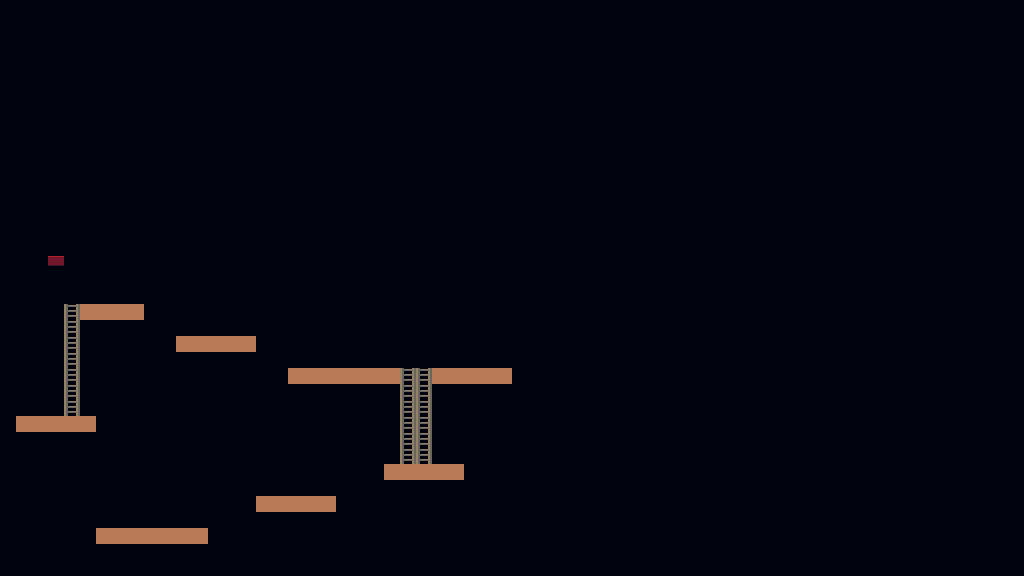

A 2D game scene composited from a Tiled map and its tileset images. What follows is a short description and the map's XML, with each tile layer's data collapsed to a summary:
An orthogonal 64x36 tile map with 16x16 px tiles, 12 tile layers (background, tiles, wall_jump, ladders, ...), 19 tilesets.

<map version="1.10" tiledversion="1.11.0" orientation="orthogonal" renderorder="right-down" width="64" height="36" tilewidth="16" tileheight="16" infinite="0" nextlayerid="14" nextobjectid="1">
 <tileset firstgid="1" source="tilesets/BrownTileSmall.tsx" />
 <tileset firstgid="5" source="tilesets/ladder_1.tsx" />
 <tileset firstgid="9" source="tilesets/TX Village Props.tsx" />
 <tileset firstgid="4105" source="tilesets/Main.tsx" />
 <tileset firstgid="4303" source="tilesets/Bricks.tsx" />
 <tileset firstgid="4473" source="tilesets/Pavement.tsx" />
 <tileset firstgid="4592" source="tilesets/Walls.tsx" />
 <tileset firstgid="5010" source="tilesets/Stairways.tsx" />
 <tileset firstgid="5332" source="tilesets/Decals.tsx" />
 <tileset firstgid="6322" source="tilesets/LadderFront.tsx" />
 <tileset firstgid="6337" source="tilesets/LadderFrontColoured.tsx" />
 <tileset firstgid="6352" source="tilesets/WeaponsSheet.tsx" />
 <tileset firstgid="7864" source="tilesets/CoinSpin.tsx" />
 <tileset firstgid="7865" source="tilesets/MechanicalDoorClosed.tsx" />
 <tileset firstgid="7890" source="tilesets/LeverOn.tsx" />
 <tileset firstgid="7894" source="tilesets/TerminalSuccessIdle.tsx" />
 <tileset firstgid="7898" source="tilesets/Buildings.tsx" />
 <tileset firstgid="11774" source="tilesets/LaserDeactivated.tsx" />
 <tileset firstgid="11784" source="tilesets/WarningLarge.tsx" />
 <layer id="6" name="background" width="64" height="36">
  <data>[2304 cells, 2304 non-empty, 1 distinct tile ids]</data>
 </layer>
 <layer id="1" name="tiles" width="64" height="36">
  <data>[2304 cells, 43 non-empty, 2 distinct tile ids]</data>
 </layer>
 <layer id="7" name="wall_jump" width="64" height="36">
  <data>[2304 cells, 0 non-empty, 0 distinct tile ids]</data>
 </layer>
 <layer id="2" name="ladders" width="64" height="36">
  <data>[2304 cells, 19 non-empty, 1 distinct tile ids]</data>
 </layer>
 <layer id="9" name="enemies" width="64" height="36">
  <data>[2304 cells, 1 non-empty, 1 distinct tile ids]</data>
 </layer>
 <layer id="8" name="sword" width="64" height="36">
  <data>[2304 cells, 0 non-empty, 0 distinct tile ids]</data>
 </layer>
 <layer id="13" name="laser_door" width="64" height="36">
  <data>[2304 cells, 0 non-empty, 0 distinct tile ids]</data>
 </layer>
 <layer id="11" name="mechanical_door" width="64" height="36">
  <data>[2304 cells, 0 non-empty, 0 distinct tile ids]</data>
 </layer>
 <layer id="5" name="bg1" width="64" height="36">
  <data>[2304 cells, 0 non-empty, 0 distinct tile ids]</data>
 </layer>
 <layer id="12" name="lever" width="64" height="36">
  <data>[2304 cells, 0 non-empty, 0 distinct tile ids]</data>
 </layer>
 <layer id="4" name="bg2" width="64" height="36">
  <data>[2304 cells, 0 non-empty, 0 distinct tile ids]</data>
 </layer>
 <layer id="10" name="coins" width="64" height="36">
  <data>[2304 cells, 0 non-empty, 0 distinct tile ids]</data>
 </layer>
</map>
